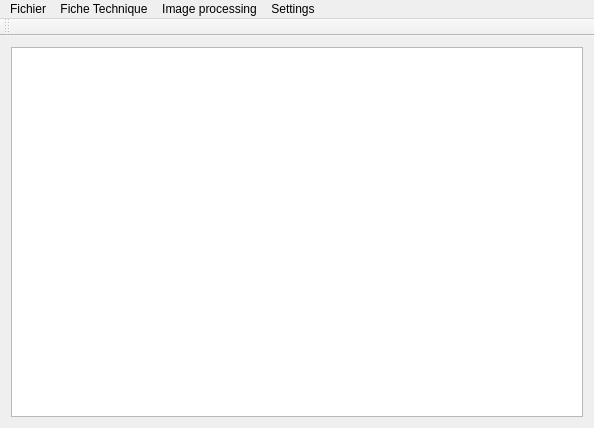
<?xml version="1.0" encoding="UTF-8"?>
<ui version="4.0">
 <class>MainWindow</class>
 <widget class="QMainWindow" name="MainWindow">
  <property name="geometry">
   <rect>
    <x>0</x>
    <y>0</y>
    <width>594</width>
    <height>428</height>
   </rect>
  </property>
  <property name="windowTitle">
   <string>MainWindow</string>
  </property>
  <widget class="QWidget" name="centralWidget">
   <layout class="QHBoxLayout" name="horizontalLayout">
    <item>
     <widget class="QTableWidget" name="tableWidget"/>
    </item>
   </layout>
  </widget>
  <widget class="QMenuBar" name="menuBar">
   <property name="geometry">
    <rect>
     <x>0</x>
     <y>0</y>
     <width>594</width>
     <height>21</height>
    </rect>
   </property>
   <widget class="QMenu" name="menuFichier">
    <property name="title">
     <string>Fichier</string>
    </property>
    <addaction name="separator"/>
    <addaction name="separator"/>
    <addaction name="separator"/>
    <addaction name="actionQuitter"/>
    <addaction name="actionNouveau"/>
   </widget>
   <widget class="QMenu" name="menuFiche_Technique">
    <property name="title">
     <string>Fiche Technique</string>
    </property>
    <addaction name="actionOuvrir"/>
    <addaction name="actionEnregistrer_sous"/>
    <addaction name="separator"/>
    <addaction name="actionAjouter"/>
    <addaction name="actionSupprimer"/>
   </widget>
   <widget class="QMenu" name="menuImage">
    <property name="title">
     <string>Image processing</string>
    </property>
    <widget class="QMenu" name="menuLaplacian">
     <property name="title">
      <string>Laplacian</string>
     </property>
     <addaction name="actionSobel"/>
     <addaction name="actionPrwitt"/>
    </widget>
    <addaction name="actionHistogramme"/>
    <addaction name="actionConvolution"/>
    <addaction name="separator"/>
    <addaction name="separator"/>
    <addaction name="separator"/>
    <addaction name="actionGradient"/>
    <addaction name="menuLaplacian"/>
   </widget>
   <widget class="QMenu" name="menuSettings">
    <property name="title">
     <string>Settings</string>
    </property>
    <addaction name="actionPermitons"/>
    <addaction name="actionConsutation"/>
    <addaction name="separator"/>
    <addaction name="actionAdmnistrator"/>
   </widget>
   <addaction name="menuFichier"/>
   <addaction name="menuFiche_Technique"/>
   <addaction name="menuImage"/>
   <addaction name="menuSettings"/>
  </widget>
  <widget class="QToolBar" name="mainToolBar">
   <attribute name="toolBarArea">
    <enum>TopToolBarArea</enum>
   </attribute>
   <attribute name="toolBarBreak">
    <bool>false</bool>
   </attribute>
  </widget>
  <action name="actionOuvrir">
   <property name="text">
    <string>Ouvrir</string>
   </property>
  </action>
  <action name="actionEnregistrer_sous">
   <property name="text">
    <string>Enregistrer sous</string>
   </property>
  </action>
  <action name="actionQuitter">
   <property name="text">
    <string>Quitter</string>
   </property>
  </action>
  <action name="actionAjouter">
   <property name="text">
    <string>Ajouter</string>
   </property>
  </action>
  <action name="actionSupprimer">
   <property name="text">
    <string>Supprimer</string>
   </property>
  </action>
  <action name="actionPermitons">
   <property name="text">
    <string>Permitons</string>
   </property>
   <property name="toolTip">
    <string>Permitons</string>
   </property>
  </action>
  <action name="actionConsutation">
   <property name="text">
    <string>Consutation</string>
   </property>
  </action>
  <action name="actionAdmnistrator">
   <property name="text">
    <string>Admnistrator</string>
   </property>
  </action>
  <action name="actionHistogramme">
   <property name="text">
    <string>Histogramme</string>
   </property>
  </action>
  <action name="actionConvolution">
   <property name="text">
    <string>Convolution</string>
   </property>
  </action>
  <action name="actionGradient">
   <property name="text">
    <string>Gradient</string>
   </property>
  </action>
  <action name="actionSobel">
   <property name="text">
    <string>Sobel</string>
   </property>
  </action>
  <action name="actionPrwitt">
   <property name="text">
    <string>Prwitt</string>
   </property>
  </action>
  <action name="actionNouveau">
   <property name="text">
    <string>Nouveau</string>
   </property>
  </action>
 </widget>
 <layoutdefault spacing="6" margin="11"/>
 <resources/>
 <connections/>
</ui>
